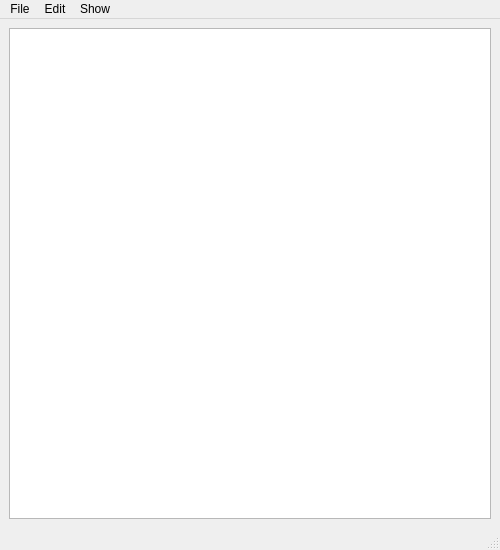
<?xml version="1.0" encoding="UTF-8"?>
<ui version="4.0">
 <class>MainWindow</class>
 <widget class="QMainWindow" name="MainWindow">
  <property name="geometry">
   <rect>
    <x>0</x>
    <y>0</y>
    <width>500</width>
    <height>550</height>
   </rect>
  </property>
  <property name="sizePolicy">
   <sizepolicy hsizetype="Expanding" vsizetype="Expanding">
    <horstretch>1</horstretch>
    <verstretch>1</verstretch>
   </sizepolicy>
  </property>
  <property name="sizeIncrement">
   <size>
    <width>1</width>
    <height>1</height>
   </size>
  </property>
  <property name="windowTitle">
   <string>xtodo</string>
  </property>
  <property name="windowIcon">
   <iconset>
    <normaloff>icon.ico</normaloff>icon.ico</iconset>
  </property>
  <widget class="QWidget" name="centralwidget">
   <property name="sizePolicy">
    <sizepolicy hsizetype="Expanding" vsizetype="Expanding">
     <horstretch>1</horstretch>
     <verstretch>0</verstretch>
    </sizepolicy>
   </property>
   <property name="sizeIncrement">
    <size>
     <width>1</width>
     <height>1</height>
    </size>
   </property>
   <layout class="QHBoxLayout" name="horizontalLayout">
    <item>
     <widget class="QListWidget" name="tasks">
      <property name="sizePolicy">
       <sizepolicy hsizetype="Expanding" vsizetype="Expanding">
        <horstretch>1</horstretch>
        <verstretch>1</verstretch>
       </sizepolicy>
      </property>
      <property name="sizeIncrement">
       <size>
        <width>1</width>
        <height>1</height>
       </size>
      </property>
      <property name="font">
       <font>
        <family>Monospace</family>
       </font>
      </property>
      <property name="sizeAdjustPolicy">
       <enum>QAbstractScrollArea::AdjustToContents</enum>
      </property>
     </widget>
    </item>
   </layout>
  </widget>
  <widget class="QMenuBar" name="menubar">
   <property name="geometry">
    <rect>
     <x>0</x>
     <y>0</y>
     <width>500</width>
     <height>23</height>
    </rect>
   </property>
   <widget class="QMenu" name="menuFile">
    <property name="title">
     <string>File</string>
    </property>
    <addaction name="actionSave"/>
    <addaction name="actionOpen"/>
    <addaction name="actionImport"/>
    <addaction name="actionReload"/>
    <addaction name="actionQuit"/>
   </widget>
   <widget class="QMenu" name="menuShow">
    <property name="title">
     <string>Show</string>
    </property>
    <addaction name="separator"/>
    <addaction name="actionShow_deleted"/>
    <addaction name="actionShow_done"/>
    <addaction name="actionFind"/>
   </widget>
   <widget class="QMenu" name="menuEdit">
    <property name="title">
     <string>Edit</string>
    </property>
    <addaction name="actionAdd"/>
    <addaction name="actionDelete"/>
    <addaction name="actionDone"/>
    <addaction name="actionEdit"/>
    <addaction name="actionSort"/>
    <addaction name="actionUndo"/>
    <addaction name="actionRedo"/>
   </widget>
   <addaction name="menuFile"/>
   <addaction name="menuEdit"/>
   <addaction name="menuShow"/>
  </widget>
  <widget class="QStatusBar" name="statusbar"/>
  <action name="actionSave">
   <property name="text">
    <string>Save</string>
   </property>
   <property name="shortcut">
    <string>Ctrl+S</string>
   </property>
  </action>
  <action name="actionOpen">
   <property name="text">
    <string>Open</string>
   </property>
   <property name="shortcut">
    <string>Ctrl+O</string>
   </property>
  </action>
  <action name="actionUndo">
   <property name="text">
    <string>Undo</string>
   </property>
   <property name="shortcut">
    <string>Ctrl+Z</string>
   </property>
  </action>
  <action name="actionRedo">
   <property name="text">
    <string>Redo</string>
   </property>
   <property name="shortcut">
    <string>Ctrl+Shift+Z</string>
   </property>
  </action>
  <action name="actionQuit">
   <property name="text">
    <string>Quit</string>
   </property>
   <property name="shortcut">
    <string>Ctrl+Q</string>
   </property>
  </action>
  <action name="actionSort">
   <property name="text">
    <string>Sort</string>
   </property>
   <property name="shortcut">
    <string>S</string>
   </property>
  </action>
  <action name="actionImport">
   <property name="text">
    <string>Import</string>
   </property>
   <property name="shortcut">
    <string>I</string>
   </property>
  </action>
  <action name="actionEdit">
   <property name="text">
    <string>Edit</string>
   </property>
   <property name="shortcut">
    <string>E</string>
   </property>
  </action>
  <action name="actionDone">
   <property name="text">
    <string>Done</string>
   </property>
   <property name="shortcut">
    <string>D</string>
   </property>
  </action>
  <action name="actionDelete">
   <property name="text">
    <string>Delete</string>
   </property>
   <property name="shortcut">
    <string>Ctrl+D</string>
   </property>
  </action>
  <action name="actionShow_deleted">
   <property name="checkable">
    <bool>true</bool>
   </property>
   <property name="text">
    <string>Show deleted</string>
   </property>
   <property name="shortcut">
    <string>F11</string>
   </property>
  </action>
  <action name="actionShow_done">
   <property name="checkable">
    <bool>true</bool>
   </property>
   <property name="text">
    <string>Show completed</string>
   </property>
   <property name="shortcut">
    <string>F10</string>
   </property>
  </action>
  <action name="actionAdd">
   <property name="text">
    <string>Add</string>
   </property>
   <property name="shortcut">
    <string>A</string>
   </property>
  </action>
  <action name="actionFind">
   <property name="text">
    <string>Find</string>
   </property>
   <property name="shortcut">
    <string>Ctrl+F</string>
   </property>
  </action>
  <action name="actionReload">
   <property name="text">
    <string>Reload</string>
   </property>
   <property name="shortcut">
    <string>F5</string>
   </property>
  </action>
 </widget>
 <resources/>
 <connections/>
</ui>
